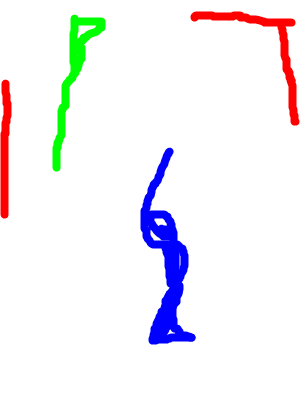
#> input picture testdata/scribble.png, 308 x 417 px, found by its file name
$ jupyter execute --allow-errors Untitled.ipynb   (older library calls are emulated)
#> lines starting #> are read from the running program, lines starting #| are printed output that depends on the picture
[cell 1]
from __future__ import division

import logging

import cv2
import numpy as np
from numpy.lib.stride_tricks import as_strided
import scipy.sparse
import scipy.sparse.linalg

[cell 2]
def _rolling_block(A, block=(3, 3)):
    """Applies sliding window to given matrix."""
    shape = (A.shape[0] - block[0] + 1, A.shape[1] - block[1] + 1) + block
    strides = (A.strides[0], A.strides[1]) + A.strides
    return as_strided(A, shape=shape, strides=strides)

[cell 3]
def compute_laplacian(img, mask=None, eps=10**(-7), win_rad=1):
    """Computes Matting Laplacian for a given image.
    Args:
        img: 3-dim numpy matrix with input image
        mask: mask of pixels for which Laplacian will be computed.
            If not set Laplacian will be computed for all pixels.
        eps: regularization parameter controlling alpha smoothness
            from Eq. 12 of the original paper. Defaults to 1e-7.
        win_rad: radius of window used to build Matting Laplacian (i.e.
            radius of omega_k in Eq. 12).
    Returns: sparse matrix holding Matting Laplacian.
    """

    win_size = (win_rad * 2 + 1) ** 2
    h, w, d = img.shape
    # Number of window centre indices in h, w axes
    c_h, c_w = h - 2 * win_rad, w - 2 * win_rad
    win_diam = win_rad * 2 + 1

    indsM = np.arange(h * w).reshape((h, w))
    ravelImg = img.reshape(h * w, d)
    win_inds = _rolling_block(indsM, block=(win_diam, win_diam))
    print(win_inds.shape)

    win_inds = win_inds.reshape(c_h, c_w, win_size)
    if mask is not None:
        mask = cv2.dilate(
            mask.astype(np.uint8),
            np.ones((win_diam, win_diam), np.uint8)
        ).astype(np.bool)
        win_mask = np.sum(mask.ravel()[win_inds], axis=2)
        win_inds = win_inds[win_mask > 0, :]
    else:
        win_inds = win_inds.reshape(-1, win_size)

    print(win_inds.shape)
    print(win_inds)
    winI = ravelImg[win_inds]
    print(winI.shape)

    win_mu = np.mean(winI, axis=1, keepdims=True)
    win_var = np.einsum('...ji,...jk ->...ik', winI, winI) / win_size - np.einsum('...ji,...jk ->...ik', win_mu, win_mu)
    print(win_mu.shape, win_var.shape)

    inv = np.linalg.inv(win_var + (eps/win_size)*np.eye(3))

    X = np.einsum('...ij,...jk->...ik', winI - win_mu, inv)
    print(X.shape)
    vals = np.eye(win_size) - (1.0/win_size)*(1 + np.einsum('...ij,...kj->...ik', X, winI - win_mu))

    nz_indsCol = np.tile(win_inds, win_size).ravel()
    nz_indsRow = np.repeat(win_inds, win_size).ravel()
    nz_indsVal = vals.ravel()
    L = scipy.sparse.coo_matrix((nz_indsVal, (nz_indsRow, nz_indsCol)), shape=(h*w, h*w))
    return L

[cell 4]
img = np.random.rand(3, 3, 3)

[cell 5]
compute_laplacian(img)

[cell 6]
import cv2

[cell 7]
import numpy as np
import matplotlib.pyplot as plt

[cell 8]
img = cv2.imread('./scribble.png')
#> img is the input picture: shape (417, 308, 3); mean B, G, R 245.6, 241.6, 243.3

[cell 9]
img[np.where(img < 127)] = 0
img[np.where(img >= 127)] = 255
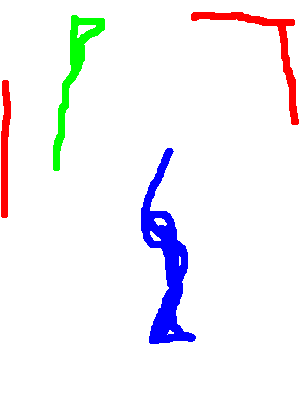
#> img: shape (417, 308, 3); mean B, G, R 246.4, 242.4, 243.8

[cell 10]
img[np.where((img == [255,255,255]).all(axis = 2))] = [0, 0, 0]
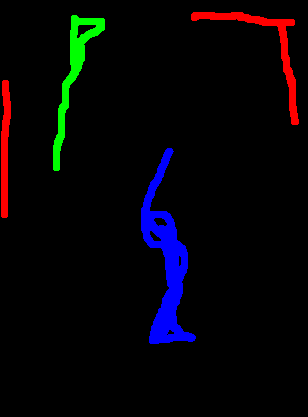
#> img: shape (417, 308, 3); mean B, G, R 7.6, 3.6, 5

#> (a cell that did not finish here is left out)

[cell 12]
plt.imshow(img)
plt.show()

[cell 13]
L = 3

prior = 0.33*np.ones([img.shape[0], img.shape[1], L])
prior[np.where((img == [255,0,0]).all(axis = 2))] = [1,0,0]
prior[np.where((img == [0,255,0]).all(axis = 2))] = [0,1,0]
prior[np.where((img == [0,0,255]).all(axis = 2))] = [0,0,1]


consts_map = np.zeros

[cell 14]
plt.imshow(prior)
plt.show()
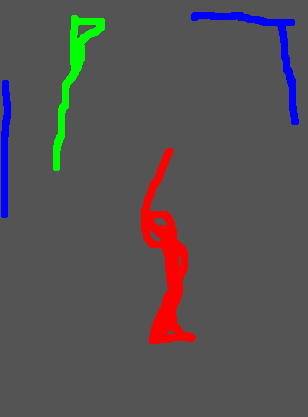
#> shown: shape (417, 308, 3) float64; mean R, G, B 0.339, 0.323, 0.329
